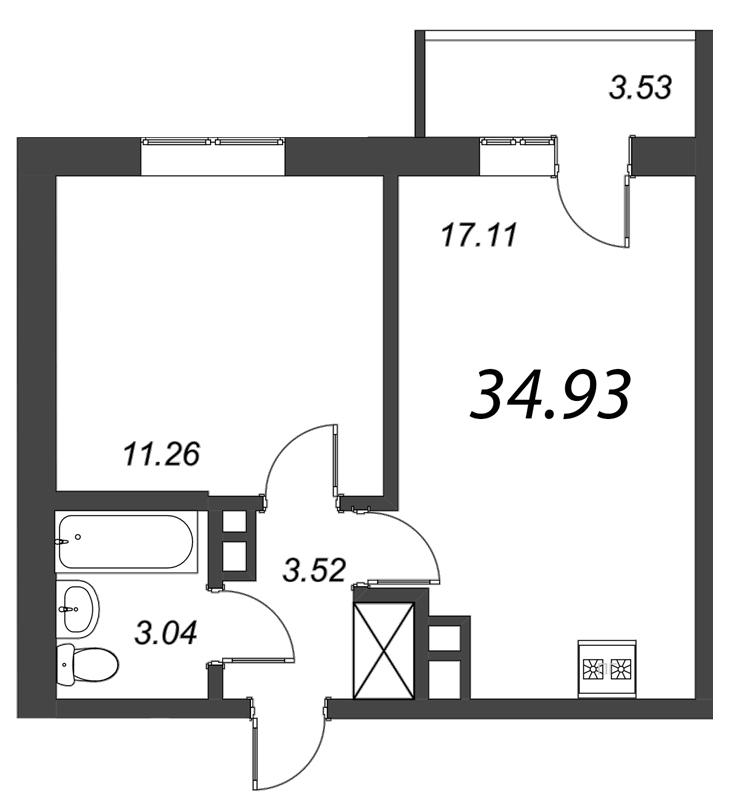
//> input picture c564828e5a0615bccbc5a11a12d8c837.jpg, 741 x 800 px
$ ./OpenCV   (built with g++ and OpenCV 4)
//> lines starting //> are read from the running program, lines starting //| are printed output that depends on the picture; after the words box and inside, x2 and y2 are one past the last pixel; in counts of white or black regions, pixels touching at a corner belong together
#include "opencv2/core/core.hpp"
#include "opencv2/highgui/highgui.hpp"
#include "opencv2/imgproc/imgproc.hpp"
#include "iostream"
using namespace cv;
using namespace std;

void thresh1_callback(int, void*);
void thresh2_callback(int, void*);
void contourSizeMinFirst_callback(int, void*);
void contourSizeMaxFirst_callback(int, void*);
void contourSizeMinSecond_callback(int, void*);
void contourSizeMaxSecond_callback(int, void*);
void partWindowMouseCallback(int event, int x, int y, int flags, void* userdata);
void fullWindowMouseCallback(int event, int x, int y, int flags, void* userdata);
void draw(int thresh1, int thresh2, int contourSizeMinFirst, int contourSizeMaxFirst, int contourSizeMinSecond, int contourSizeMaxSecond);

int thresh1 = 240;
int thresh2 = 240;
int contourSizeMinFirst = 20000;
int contourSizeMinSecond = 2000;
int contourSizeMaxFirst = 130000;
int contourSizeMaxSecond = 130000;

vector<vector<Point> > contours;
vector<vector<Point> > contours2;

int main()
{
    namedWindow("Controls", 1);
    createTrackbar( "Threshold 1:", "Controls", &thresh1, 255, thresh1_callback);
    createTrackbar( "Threshold 2:", "Controls", &thresh2, 255, thresh2_callback);
    createTrackbar( "Contour size MIN 1:", "Controls", &contourSizeMinFirst, 100000, contourSizeMinFirst_callback);
    createTrackbar( "Contour size MAX 1:", "Controls", &contourSizeMaxFirst, 300000, contourSizeMaxFirst_callback);
    createTrackbar( "Contour size MIN 2:", "Controls", &contourSizeMinSecond, 100000, contourSizeMinSecond_callback);
    createTrackbar( "Contour size MAX 2:", "Controls", &contourSizeMaxSecond, 300000, contourSizeMaxSecond_callback);
    draw(thresh1, thresh2, contourSizeMinFirst, contourSizeMaxFirst, contourSizeMinSecond, contourSizeMaxSecond);
    waitKey(0);
    return 0;
}

void draw(int thresh1, int thresh2, int contourSizeMinFirst, int contourSizeMaxFirst, int contourSizeMinSecond, int contourSizeMaxSecond)
{
//> called with thresh1 = 240, thresh2 = 240, contourSizeMinFirst = 20000, contourSizeMaxFirst = 130000, contourSizeMinSecond = 2000, contourSizeMaxSecond = 130000
    Mat src;
    Mat src2;
    src = imread("c564828e5a0615bccbc5a11a12d8c837.jpg", CV_LOAD_IMAGE_GRAYSCALE);
//> src: 800 rows x 741 cols, CV_8UC1; min 0, max 255, mean 224.6
    src2 = imread("14bedc2f8e603338cb0c90fe68841114.jpg", CV_LOAD_IMAGE_GRAYSCALE);
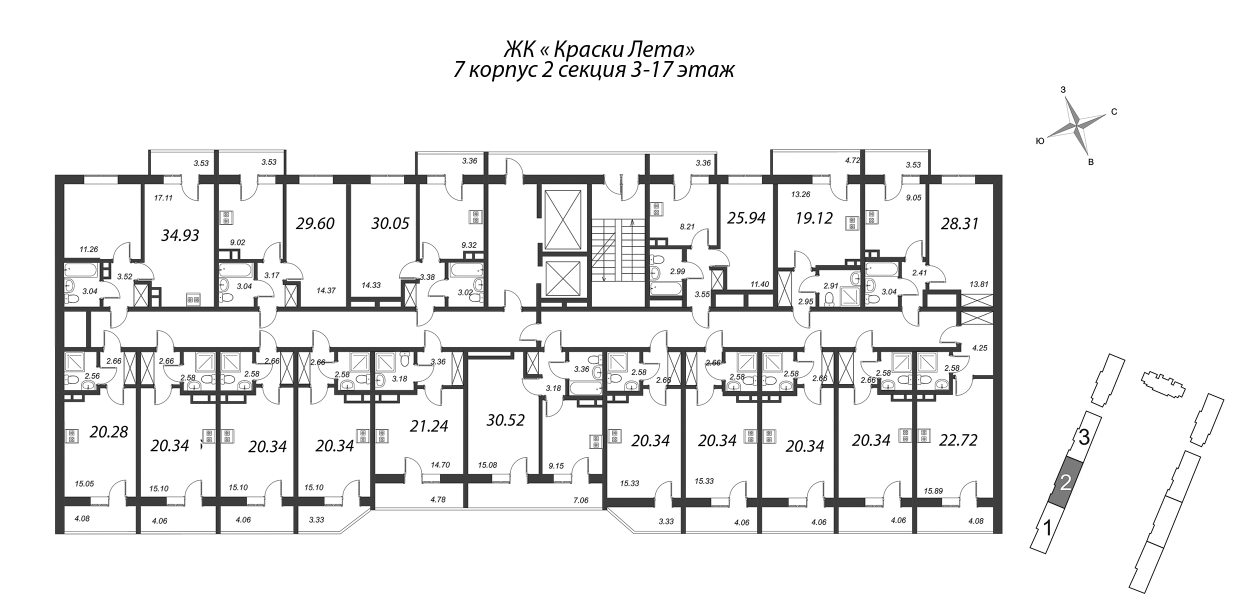
//> input picture 14bedc2f8e603338cb0c90fe68841114.jpg, 2500 x 1228 px (shown at 1/2 size)
//> src2 is the input picture: 1228 rows x 2500 cols, CV_8UC1; min 0, max 255, mean 236.7
    Mat gray;
    Mat gray2;
    threshold(src, gray, thresh1, 255,THRESH_BINARY);
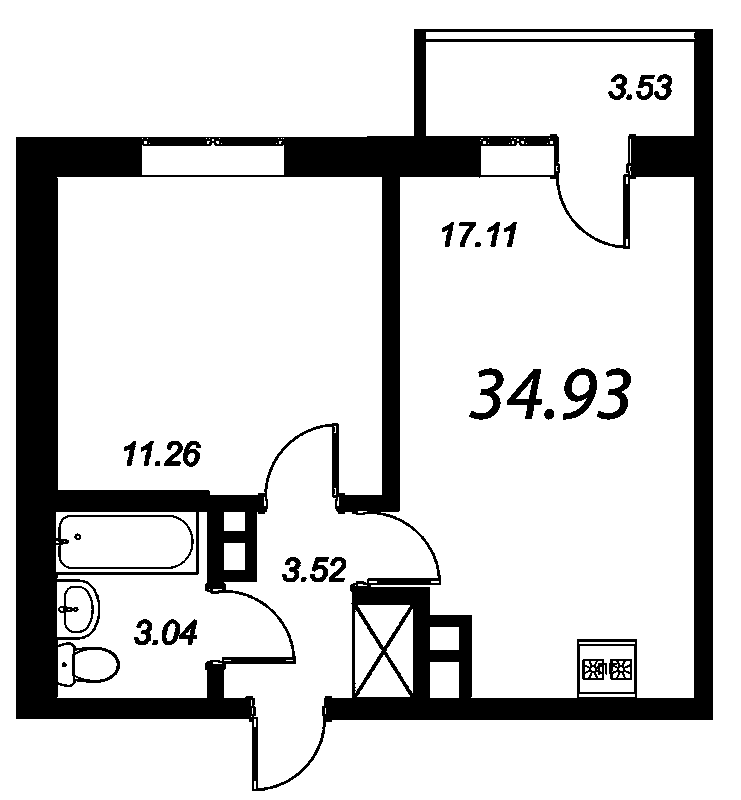
//> gray: 800 rows x 741 cols, CV_8UC1; 82.4% white; 32 black regions, largest, box (x1, y1, x2, y2) and area: (16, 29, 713, 791) 96681, (563, 368, 597, 420) 794, (507, 369, 542, 419) 700
    threshold(src2, gray2, thresh2, 255, THRESH_BINARY);
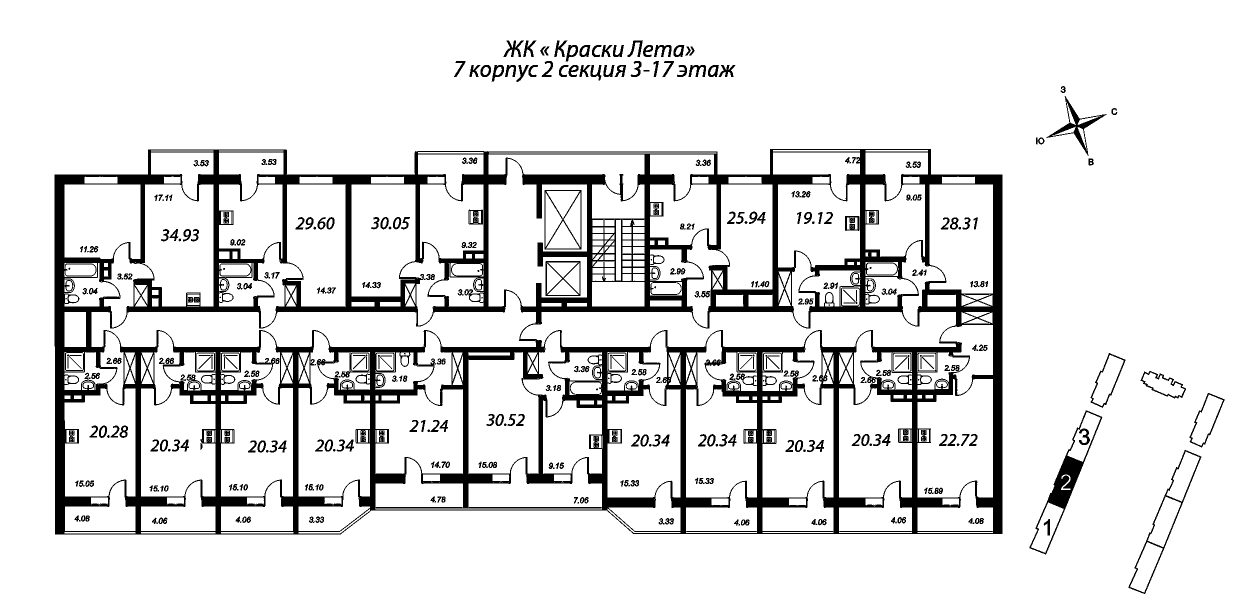
//> gray2: 1228 rows x 2500 cols, CV_8UC1 (shown at 1/2 size); 88.8% white; 391 black regions (57 under 20 px)
    vector<Vec4i> hierarchy;
    vector<Vec4i> hierarchy2;
    findContours( gray, contours, hierarchy, CV_RETR_LIST, CV_CHAIN_APPROX_NONE );
//> contours = 148 contours, 86 with area under 20; largest, box (x1, y1, x2, y2) and area: (0, 0, 741, 800) 591260, (15, 28, 714, 792) 444052, (371, 177, 694, 698) 135792, (57, 177, 382, 495) 97350, (426, 42, 694, 245) 30865
    findContours( gray2, contours2, hierarchy2, CV_RETR_LIST, CV_CHAIN_APPROX_NONE );
//> contours2 = 1574 contours, 778 with area under 20; largest, box (x1, y1, x2, y2) and area: (0, 0, 2500, 1228) 3066273, (108, 297, 2006, 1070) 1399719, (183, 581, 1072, 694) 53732, (1041, 624, 1912, 694) 49562, (977, 317, 1174, 613) 43324
    vector<vector<Point> >::iterator it = contours.begin();
    vector<vector<Point> >::iterator it2 = contours2.begin();
    for( ; it != contours.end(); )
    {
        if(contourArea(*it) < contourSizeMinFirst || contourArea(*it) > contourSizeMaxFirst) {
            it = contours.erase(it);
        } else {
            it++;
        }
    }
//> this loop made 148 passes
//> after the loop, contours = 3 contours; box (x1, y1, x2, y2) and area: (57, 177, 382, 495) 97350, (426, 42, 694, 245) 30865, (224, 427, 438, 788) 30612
    for( ; it2 != contours2.end(); )
    {
        if(contourArea(*it2) < contourSizeMinSecond || contourArea(*it2) > contourSizeMaxSecond) {
            it2 = contours2.erase(it2);
        }
        else
        {
            it2++;
        }
    }
//> after the loop, contours2 = 96 contours; largest, box (x1, y1, x2, y2) and area: (183, 581, 1072, 694) 53732, (1041, 624, 1912, 694) 49562, (977, 317, 1174, 613) 43324, (1835, 758, 1986, 995) 29826, (284, 369, 427, 613) 29304
    RNG rng(12345);
    Mat drawing = Mat::zeros( gray.size(), CV_8UC3 );
    Mat drawing2 = Mat::zeros( gray2.size(), CV_8UC3 );
    map<int, int> matchContours;
    map<int, double> matchWeights;
    for(map<int, double>::iterator it = matchWeights.begin(); it != matchWeights.end(); ++it)
    {
        it->second = -1;
    }
//> this loop made 0 passes
    for(int i = 0; i < contours.size(); i++)
    {
        for(int j=0; j < contours2.size(); j++)
        {
            double match = cv::matchShapes(contours[i], contours2[j], CV_CONTOURS_MATCH_I1, 0);
            if(matchWeights.find(i) == matchWeights.end() || match < matchWeights[i])
            {
                matchContours[i] = j;
                matchWeights[i] = match;
            }
        }
    }
//> this loop made 3 passes
//> after the loop, matchContours = 3 items; matchWeights = 3 items
    for(int i = 0; i < contours2.size(); i++)
    {
        Scalar color = Scalar(rng.uniform(0,255),rng.uniform(0,255),rng.uniform(0,255));
        drawContours(drawing2, contours2, i, color, 1, 8);
    }
//> this loop made 96 passes
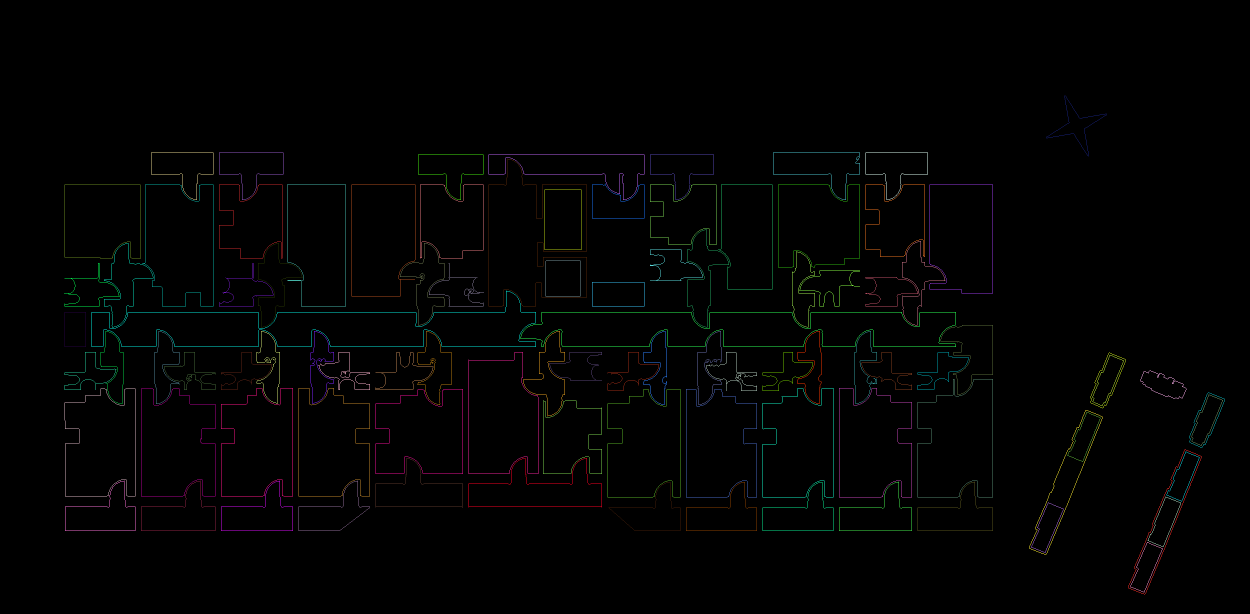
//> drawing2: 1228 rows x 2500 cols, CV_8UC3 (shown at 1/2 size); mean B, G, R 2, 2.3, 2.1
    for(int i = 0; i< contours.size(); i++)
    {
        Scalar color = Scalar(rng.uniform(0,255),rng.uniform(0,255),rng.uniform(0,255));
        drawContours(drawing, contours, i, color, 1, 8);
    }
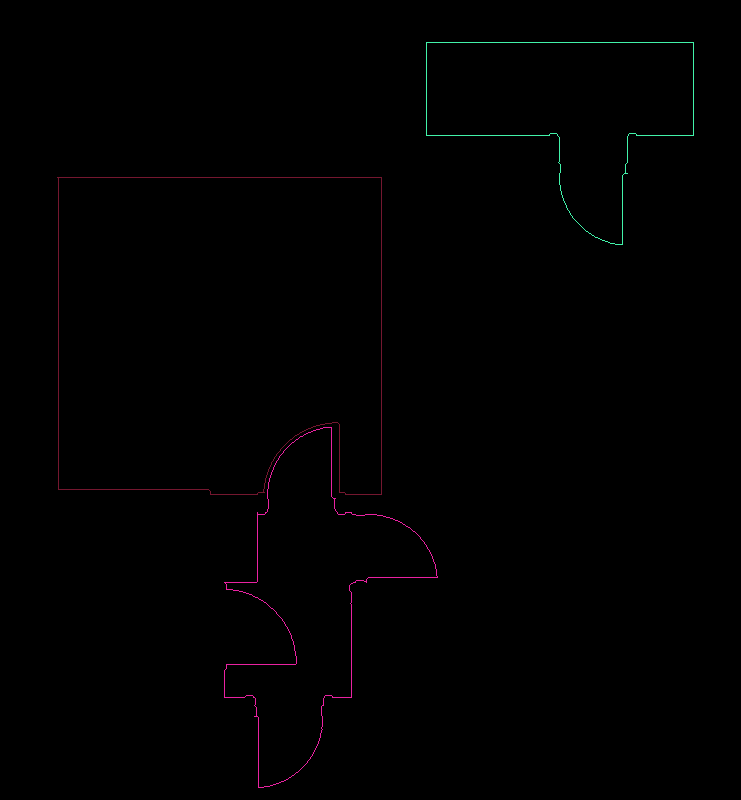
//> drawing: 800 rows x 741 cols, CV_8UC3; mean B, G, R 0.7, 0.5, 0.8
    for (map<int, int>::iterator it2 = matchContours.begin(); it2 != matchContours.end(); ++it2)
    {
        cout << it2->first << " : " << it2->second << endl;
        Scalar color = Scalar(255, 0, 0);
        drawContours(drawing2, contours2, it2->second, color, 2, 8);
    }
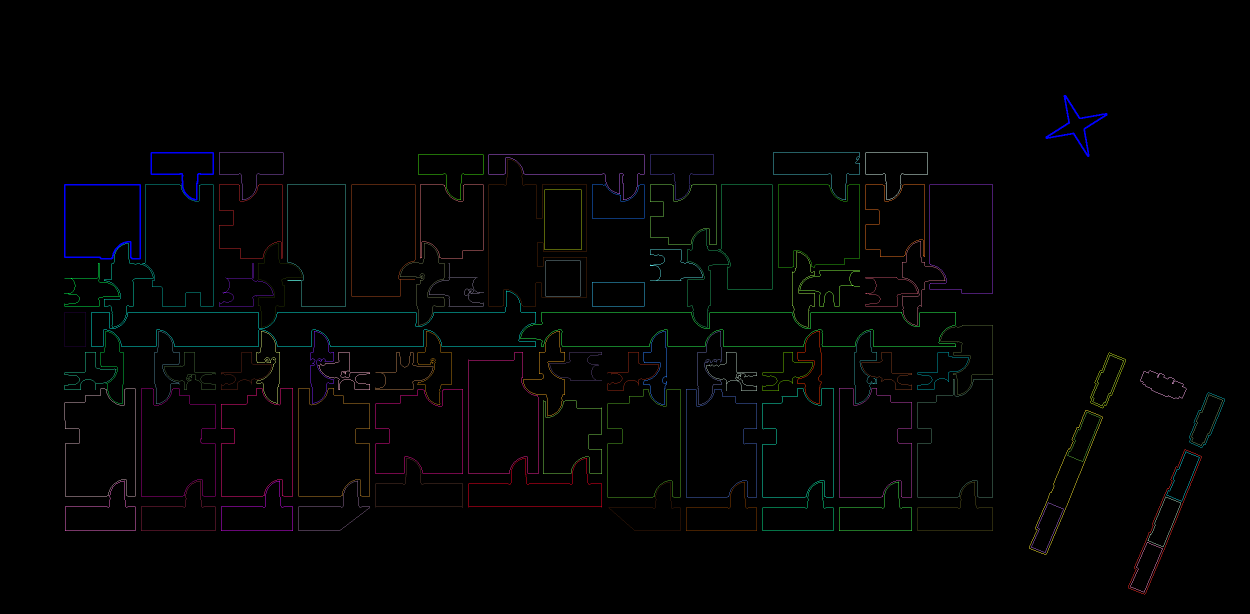
//> drawing2: 1228 rows x 2500 cols, CV_8UC3 (shown at 1/2 size); 0.16% of pixels changed, all inside (x1, y1, x2, y2) = (128, 190, 2215, 519)
    namedWindow("Full", WINDOW_NORMAL);
    namedWindow("Part", WINDOW_NORMAL);
    imshow("Full", drawing2 );
    imshow("Part", drawing);
    resizeWindow("Full", 1000, 1080);
    setMouseCallback("Full", fullWindowMouseCallback, NULL);
    setMouseCallback("Part", partWindowMouseCallback, NULL);
}

void thresh1_callback(int, void*)
{
    draw(thresh1, thresh2, contourSizeMinFirst, contourSizeMaxFirst, contourSizeMinSecond, contourSizeMaxSecond);
//> in draw (call 2), `findContours( gray, contours, hierarchy, CV_RETR_LIST, CV_CHAIN_APPROX..`: contours = 148 contours, 86 with area under 20; largest, box (x1, y1, x2, y2) and area: (0, 0, 741, 800) 591260, (15, 28, 714, 792) 444052, (371, 177, 694, 698) 135792, (57, 177, 382, 495) 97350, (426, 42, 694, 245) 30865
//> in draw (call 2), `findContours( gray2, contours2, hierarchy2, CV_RETR_LIST, CV_CHAIN_APP..`: contours2 = 1574 contours, 778 with area under 20; largest, box (x1, y1, x2, y2) and area: (0, 0, 2500, 1228) 3066273, (108, 297, 2006, 1070) 1399719, (183, 581, 1072, 694) 53732, (1041, 624, 1912, 694) 49562, (977, 317, 1174, 613) 43324
//> the loop in draw (call 2), `for( ; it != contours.end(); )` made 148 passes
//> after the loop in draw (call 2), `for( ; it != contours.end(); )`: contours = 3 contours; box (x1, y1, x2, y2) and area: (57, 177, 382, 495) 97350, (426, 42, 694, 245) 30865, (224, 427, 438, 788) 30612
//> after the loop in draw (call 2), `for( ; it2 != contours2.end(); )`: contours2 = 96 contours; largest, box (x1, y1, x2, y2) and area: (183, 581, 1072, 694) 53732, (1041, 624, 1912, 694) 49562, (977, 317, 1174, 613) 43324, (1835, 758, 1986, 995) 29826, (284, 369, 427, 613) 29304
//> the loop in draw (call 2), `for(int i = 0; i < contours.size(); i++)` made 3 passes
//> the loop in draw (call 2), `for(int i = 0; i < contours2.size(); i++)` made 96 passes
//> the loop in draw (call 2), `for(int i = 0; i< contours.size(); i++)` made 3 passes
//> the loop in draw (call 2), `for (map<int, int>::iterator it2 = matchContours.begin(); it2 != match..` made 3 passes
//| 0 : 95
//| 1 : 85
//| 2 : 94
}

void thresh2_callback(int, void*)
{
    draw(thresh1, thresh2, contourSizeMinFirst, contourSizeMaxFirst, contourSizeMinSecond, contourSizeMaxSecond);
//> in draw (call 3), `findContours( gray, contours, hierarchy, CV_RETR_LIST, CV_CHAIN_APPROX..`: contours = 148 contours, 86 with area under 20; largest, box (x1, y1, x2, y2) and area: (0, 0, 741, 800) 591260, (15, 28, 714, 792) 444052, (371, 177, 694, 698) 135792, (57, 177, 382, 495) 97350, (426, 42, 694, 245) 30865
//> in draw (call 3), `findContours( gray2, contours2, hierarchy2, CV_RETR_LIST, CV_CHAIN_APP..`: contours2 = 1574 contours, 778 with area under 20; largest, box (x1, y1, x2, y2) and area: (0, 0, 2500, 1228) 3066273, (108, 297, 2006, 1070) 1399719, (183, 581, 1072, 694) 53732, (1041, 624, 1912, 694) 49562, (977, 317, 1174, 613) 43324
//> after the loop in draw (call 3), `for( ; it != contours.end(); )`: contours = 3 contours; box (x1, y1, x2, y2) and area: (57, 177, 382, 495) 97350, (426, 42, 694, 245) 30865, (224, 427, 438, 788) 30612
//> after the loop in draw (call 3), `for( ; it2 != contours2.end(); )`: contours2 = 96 contours; largest, box (x1, y1, x2, y2) and area: (183, 581, 1072, 694) 53732, (1041, 624, 1912, 694) 49562, (977, 317, 1174, 613) 43324, (1835, 758, 1986, 995) 29826, (284, 369, 427, 613) 29304
}

void contourSizeMinFirst_callback(int, void*)
{
    draw(thresh1, thresh2, contourSizeMinFirst, contourSizeMaxFirst, contourSizeMinSecond, contourSizeMaxSecond);
//> in draw (call 4), `findContours( gray, contours, hierarchy, CV_RETR_LIST, CV_CHAIN_APPROX..`: contours = 148 contours, 86 with area under 20; largest, box (x1, y1, x2, y2) and area: (0, 0, 741, 800) 591260, (15, 28, 714, 792) 444052, (371, 177, 694, 698) 135792, (57, 177, 382, 495) 97350, (426, 42, 694, 245) 30865
//> in draw (call 4), `findContours( gray2, contours2, hierarchy2, CV_RETR_LIST, CV_CHAIN_APP..`: contours2 = 1574 contours, 778 with area under 20; largest, box (x1, y1, x2, y2) and area: (0, 0, 2500, 1228) 3066273, (108, 297, 2006, 1070) 1399719, (183, 581, 1072, 694) 53732, (1041, 624, 1912, 694) 49562, (977, 317, 1174, 613) 43324
//> after the loop in draw (call 4), `for( ; it != contours.end(); )`: contours = 3 contours; box (x1, y1, x2, y2) and area: (57, 177, 382, 495) 97350, (426, 42, 694, 245) 30865, (224, 427, 438, 788) 30612
//> after the loop in draw (call 4), `for( ; it2 != contours2.end(); )`: contours2 = 96 contours; largest, box (x1, y1, x2, y2) and area: (183, 581, 1072, 694) 53732, (1041, 624, 1912, 694) 49562, (977, 317, 1174, 613) 43324, (1835, 758, 1986, 995) 29826, (284, 369, 427, 613) 29304
}

void contourSizeMaxFirst_callback(int, void*)
{
    draw(thresh1, thresh2, contourSizeMinFirst, contourSizeMaxFirst, contourSizeMinSecond, contourSizeMaxSecond);
//> in draw (call 5), `findContours( gray, contours, hierarchy, CV_RETR_LIST, CV_CHAIN_APPROX..`: contours = 148 contours, 86 with area under 20; largest, box (x1, y1, x2, y2) and area: (0, 0, 741, 800) 591260, (15, 28, 714, 792) 444052, (371, 177, 694, 698) 135792, (57, 177, 382, 495) 97350, (426, 42, 694, 245) 30865
//> in draw (call 5), `findContours( gray2, contours2, hierarchy2, CV_RETR_LIST, CV_CHAIN_APP..`: contours2 = 1574 contours, 778 with area under 20; largest, box (x1, y1, x2, y2) and area: (0, 0, 2500, 1228) 3066273, (108, 297, 2006, 1070) 1399719, (183, 581, 1072, 694) 53732, (1041, 624, 1912, 694) 49562, (977, 317, 1174, 613) 43324
//> after the loop in draw (call 5), `for( ; it != contours.end(); )`: contours = 3 contours; box (x1, y1, x2, y2) and area: (57, 177, 382, 495) 97350, (426, 42, 694, 245) 30865, (224, 427, 438, 788) 30612
//> after the loop in draw (call 5), `for( ; it2 != contours2.end(); )`: contours2 = 96 contours; largest, box (x1, y1, x2, y2) and area: (183, 581, 1072, 694) 53732, (1041, 624, 1912, 694) 49562, (977, 317, 1174, 613) 43324, (1835, 758, 1986, 995) 29826, (284, 369, 427, 613) 29304
}

void contourSizeMinSecond_callback(int, void*)
{
    draw(thresh1, thresh2, contourSizeMinFirst, contourSizeMaxFirst, contourSizeMinSecond, contourSizeMaxSecond);
//> in draw (call 6), `findContours( gray, contours, hierarchy, CV_RETR_LIST, CV_CHAIN_APPROX..`: contours = 148 contours, 86 with area under 20; largest, box (x1, y1, x2, y2) and area: (0, 0, 741, 800) 591260, (15, 28, 714, 792) 444052, (371, 177, 694, 698) 135792, (57, 177, 382, 495) 97350, (426, 42, 694, 245) 30865
//> in draw (call 6), `findContours( gray2, contours2, hierarchy2, CV_RETR_LIST, CV_CHAIN_APP..`: contours2 = 1574 contours, 778 with area under 20; largest, box (x1, y1, x2, y2) and area: (0, 0, 2500, 1228) 3066273, (108, 297, 2006, 1070) 1399719, (183, 581, 1072, 694) 53732, (1041, 624, 1912, 694) 49562, (977, 317, 1174, 613) 43324
//> after the loop in draw (call 6), `for( ; it != contours.end(); )`: contours = 3 contours; box (x1, y1, x2, y2) and area: (57, 177, 382, 495) 97350, (426, 42, 694, 245) 30865, (224, 427, 438, 788) 30612
//> after the loop in draw (call 6), `for( ; it2 != contours2.end(); )`: contours2 = 96 contours; largest, box (x1, y1, x2, y2) and area: (183, 581, 1072, 694) 53732, (1041, 624, 1912, 694) 49562, (977, 317, 1174, 613) 43324, (1835, 758, 1986, 995) 29826, (284, 369, 427, 613) 29304
}

void contourSizeMaxSecond_callback(int, void*)
{
    draw(thresh1, thresh2, contourSizeMinFirst, contourSizeMaxFirst, contourSizeMinSecond, contourSizeMaxSecond);
//> in draw (call 7), `findContours( gray, contours, hierarchy, CV_RETR_LIST, CV_CHAIN_APPROX..`: contours = 148 contours, 86 with area under 20; largest, box (x1, y1, x2, y2) and area: (0, 0, 741, 800) 591260, (15, 28, 714, 792) 444052, (371, 177, 694, 698) 135792, (57, 177, 382, 495) 97350, (426, 42, 694, 245) 30865
//> in draw (call 7), `findContours( gray2, contours2, hierarchy2, CV_RETR_LIST, CV_CHAIN_APP..`: contours2 = 1574 contours, 778 with area under 20; largest, box (x1, y1, x2, y2) and area: (0, 0, 2500, 1228) 3066273, (108, 297, 2006, 1070) 1399719, (183, 581, 1072, 694) 53732, (1041, 624, 1912, 694) 49562, (977, 317, 1174, 613) 43324
//> after the loop in draw (call 7), `for( ; it != contours.end(); )`: contours = 3 contours; box (x1, y1, x2, y2) and area: (57, 177, 382, 495) 97350, (426, 42, 694, 245) 30865, (224, 427, 438, 788) 30612
//> after the loop in draw (call 7), `for( ; it2 != contours2.end(); )`: contours2 = 96 contours; largest, box (x1, y1, x2, y2) and area: (183, 581, 1072, 694) 53732, (1041, 624, 1912, 694) 49562, (977, 317, 1174, 613) 43324, (1835, 758, 1986, 995) 29826, (284, 369, 427, 613) 29304
}

// [45 lines left out: functions partWindowMouseCallback, fullWindowMouseCallback, not called in this run]
